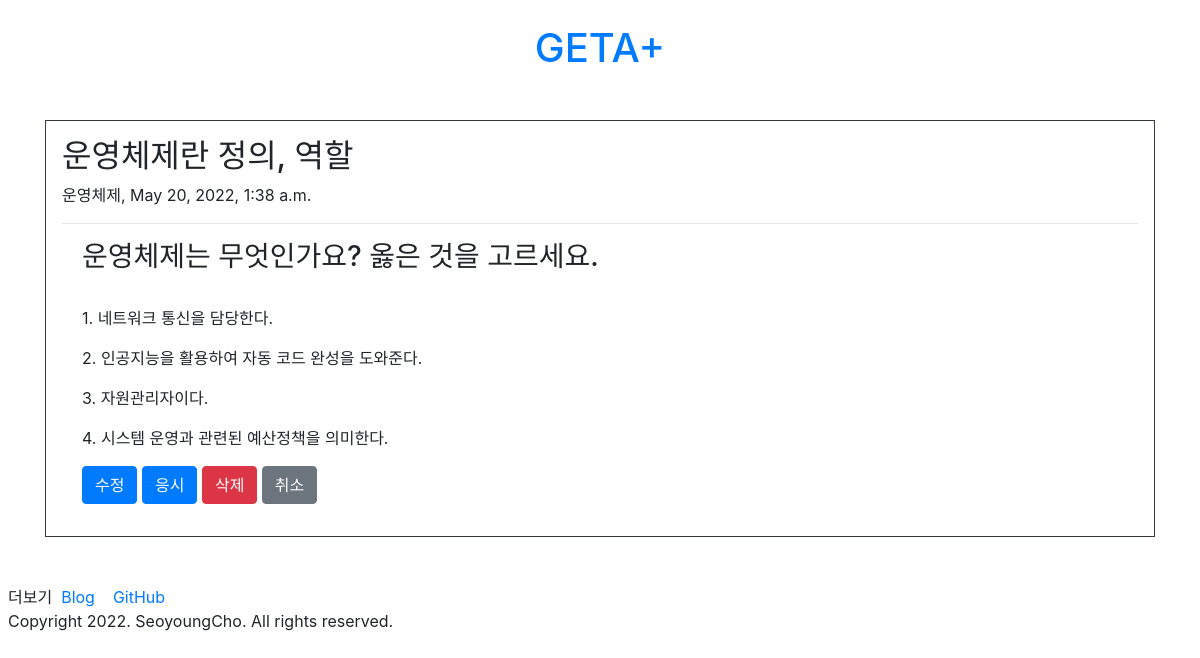
Page /questions/question/1/ on the committed database.
### questions/models.py (models this page shows)
class Question(models.Model):
    title = models.CharField(max_length = 200)
    subject = models.CharField(max_length = 50)
    create_date = models.DateTimeField()
    content = models.TextField()
    ans1 = models.TextField()
    ans2 = models.TextField()
    ans3 = models.TextField()
    ans4 = models.TextField()
    ans = models.TextField()

### questions/views.py (the view)
# urls.py: path('question/<int:question_id>/', views.detail, name='detail'),
def detail(request, question_id):
    question = get_object_or_404(Question, pk=question_id)
    context = {'question' : question }
    return render(request,'questions/question.html', context)

### templates/questions/question.html (shortened to what this page needs)
<!DOCTYPE html>
<html>
<head>
	{% load static %}
	<link rel="stylesheet" type="text/css" href="{% static 'bootstrap.min.css' %}">
</head>
<body>
	<div>
		<div class="py-4 text-center">
  			<header>
  				<h1><a class="text-decoration-none" href="../../">GETA+</a></h1>
  			</header>
   		</div>
        <div class='container my-3'>
    		<div class="border border-dark p-3">
      			<h2>{{question.title}}</h2>
				{{question.subject}}, {{question.create_date}}
				<hr>
				<form class="form-check my-3">
					<h3>{{question.content}}</h3><br>
					<div class="form-group">
        				<label class="form-check-label">1. {{question.ans1}}</label>
					</div>
					<div class="form-group">
        				<label class="form-check-label">2. {{question.ans2}}</label>
					</div>
					<div class="form-group">
        				<label class="form-check-label">3. {{question.ans3}}</label>
					</div>
					<div class="form-group">
        				<label class="form-check-label">4. {{question.ans4}}</label>
					</div>
    				<input onclick="location.href='../update/{{question.id}}'" class="btn btn-primary" type="button" value="수정">
					<input onclick="location.href='../answer/create/{{question.id}}'" class="btn btn-primary" type="button" value="응시">
					<input onclick="location.href='../delete/{{question.id}}'" class="btn btn-danger" type="button" value="삭제">
					<input onclick="location.href='../../'" class="btn btn-secondary" type="button" value="취소">
				</form>
    		</div>
  		</div>
		<br>
        <div class='m-2'>
        <div>
            더보기&nbsp;
        	<a href='https://stonesy927.tistory.com/' target='_blank'>
            Blog
        	</a>
        	<a href='https://github.com/ChoSeoyoung' target='_blank'>
            GitHub
        	</a>
      	</div>
      <div>
        Copyright 2022. SeoyoungCho. All rights reserved.
      </div>
    </div>
	</div>
</body>
</html>

### rows in the picture
Question: title "운영체제란 정의, 역할", subject "운영체제", create_date "May 20, 2022, 1:38 a.m.", content "운영체제는 무엇인가요? 옳은 것을 고르세요.", ans1 "네트워크 통신을 담당한다.", ans2 "인공지능을 활용하여 자동 코드 완성을 도와준다.", ans3 "자원관리자이다.", ans4 "시스템 운영과 관련된 예산정책을 의미한다."
